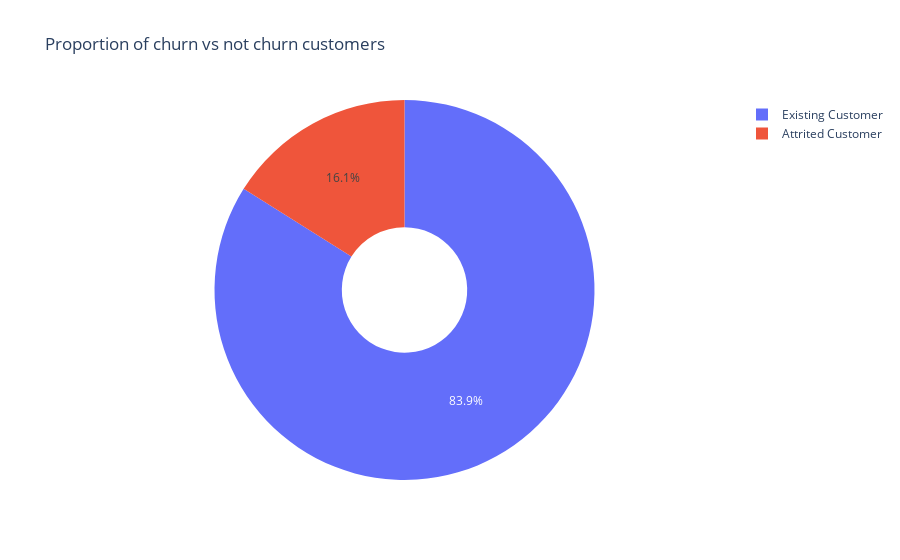

Notebook code cell kept with this figure:
### Markdown cell above
We see that the distribution of the total transactions (Last 12 months ) displays a multimodal distribution, meaning we have some underlying groups in our data;
it can be an interesting experiment to try and cluster the different groups and view the similarities between then and what describes best the different 
groups which create the different modes in our distribution

### Code cell
# Attrition_Flag :- Churn Column
ex.pie(df,names='Attrition_Flag',title='Proportion of churn vs not churn customers',hole=0.33)

### Figure 1 — Plotly figure (JSON) as saved in the notebook; plotly's stock layout.template omitted (floating-point values rounded to 4 significant figures; data arrays with more than 128 entries replaced by an {"elided": "..."} marker saying what was removed)
{"data": [{"domain": {"x": [0, 1], "y": [0, 1]}, "hole": 0.33, "hovertemplate": "Attrition_Flag=%{label}<extra></extra>", "labels": {"elided": "10127 str values"}, "legendgroup": "", "name": "", "showlegend": true, "type": "pie"}], "layout": {"autosize": true, "legend": {"tracegroupgap": 0}, "title": {"text": "Proportion of churn vs not churn customers"}}}
